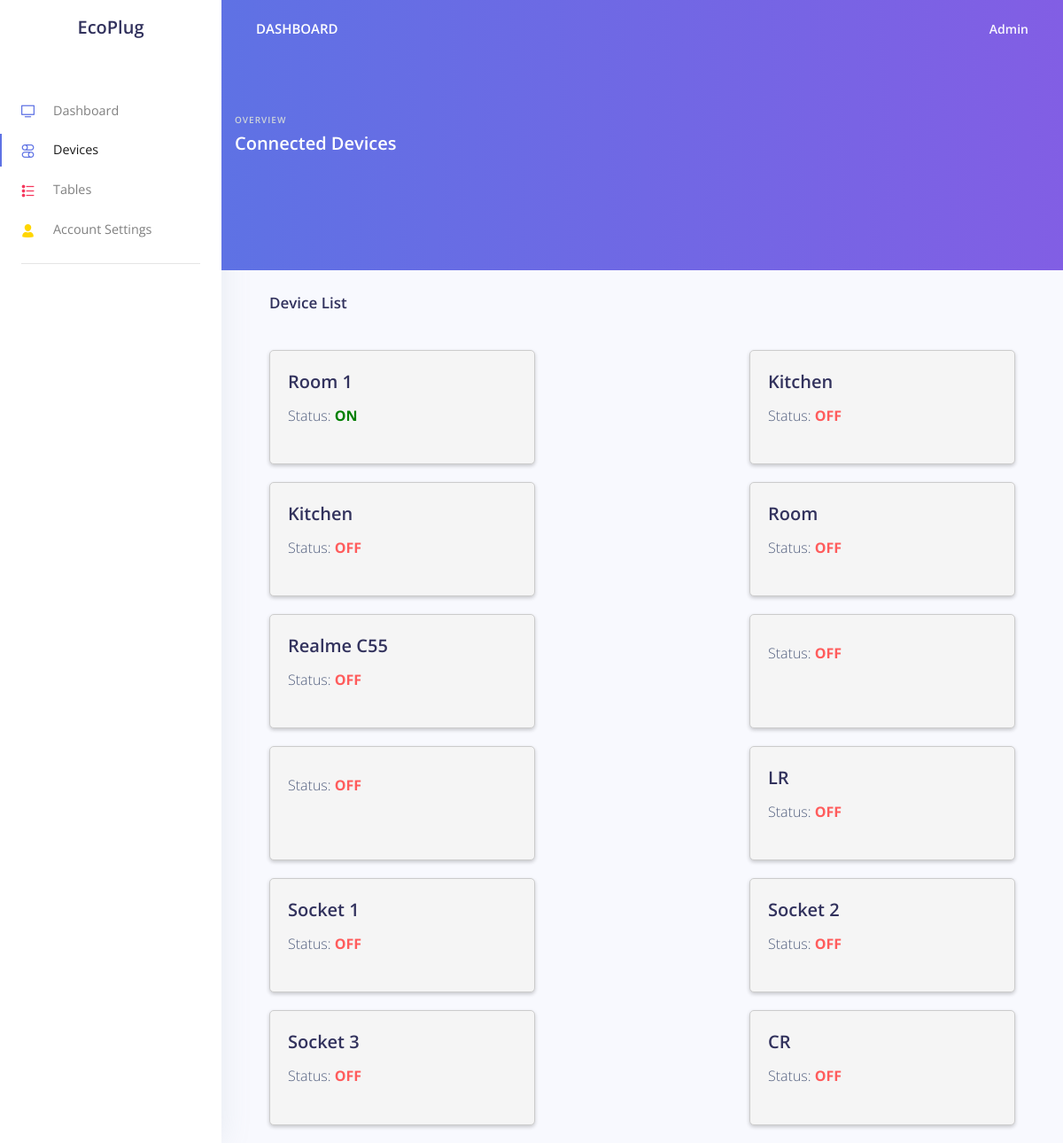
The app's page /admin/System/device.php (signed in) with its own data.
### tables this page shows
CREATE TABLE `devices` (
  `id` int(11) NOT NULL,
  `User_ID` int(11) NOT NULL,
  `Device_Code` varchar(255) NOT NULL,
  `name` varchar(55) NOT NULL,
  `status` int(11) NOT NULL DEFAULT 0,
  `timestamp` timestamp NOT NULL DEFAULT current_timestamp() ON UPDATE current_timestamp()
);

### admin/System/device.php (the view, shortened to what this page needs)
<!DOCTYPE html>
<html lang="en">
<?php require_once 'process.php'; ?>
<body class="">
  <?php
    $sql="";
    if (isset($_GET['name'])) {
      $name = $_GET['name'];
      $id = $_GET['id'];
      $sql = "SELECT * FROM devices WHERE User_ID = '$id'";
    } else {
      $sql = "SELECT * FROM devices ";
    }
$result = $conn->query($sql);
    ?>
  <nav class="navbar navbar-vertical fixed-left navbar-expand-md navbar-light bg-white" id="sidenav-main">
    <div class="container-fluid">
      <a class="navbar-brand pt-0" href="./index.html">
        <h2>EcoPlug</h2>
      </a>
      <div class="collapse navbar-collapse" id="sidenav-collapse-main">
        <ul class="navbar-nav">
          <li class="nav-item ">
            <a class="nav-link" href="index.php">
              <i class="ni ni-tv-2 text-primary"></i> Dashboard
            </a>
          </li>
          <li class="nav-item  active ">
            <a class="nav-link  active " href="device.php">
              <i class="ni ni-ui-04 text-blue"></i> Devices
            </a>
          </li>
          <li class="nav-item">
            <a class="nav-link " href="reports.php">
              <i class="ni ni-bullet-list-67 text-red"></i> Tables
            </a>
          </li>
          <li class="nav-item">
            <a class="nav-link " href="account.php">
              <i class="ni ni-single-02 text-yellow"></i> Account Settings
            </a>
          </li>
        </ul>
        <hr class="my-3">
      </div>
    </div>
  </nav>
  <div class="main-content">
    <nav class="navbar navbar-top navbar-expand-md navbar-dark" id="navbar-main">
      <div class="container-fluid">
        <a class="h4 mb-0 text-white text-uppercase d-none d-lg-inline-block" href="./index.php">Dashboard</a>
        <ul class="navbar-nav align-items-center d-none d-md-flex">
          <li class="nav-item dropdown">
            <a class="nav-link pr-0" href="#" role="button" data-toggle="dropdown" aria-haspopup="true" aria-expanded="false">
              <div class="media align-items-center">
                <div class="media-body ml-2 d-none d-lg-block">
                  <span class="mb-0 text-sm  font-weight-bold"><?php echo $userName; ?></span>
                </div>
              </div>
            </a>
          </li>
        </ul>
      </div>
    </nav>
    <div class="header bg-gradient-primary pb-8 pt-5 pt-md-8">
      <div class="col">
                  <h6 class="text-uppercase text-light ls-1 mb-1">Overview</h6>
                  <h2 class="text-white mb-0">Connected Devices <?php if (isset($_GET['name'])) {
    } ?></h2>
                </div>
    </div>
    <br>
    <br>
    <br>
    <br>
    <div class="container-fluid mt--7">
      <br>
      <div class="container">
    <h3>Device List</h3>
    <div class="device-container">
        <?php
        if ($result->num_rows > 0) {
            while ($row = $result->fetch_assoc()) {
                $deviceName = $row["name"];
                $status = $row["status"];
        ?>
                <div class="device-card">
                    <h2><?php echo $deviceName; ?> </h2>
                    <p>Status: <span class="status" style="color:<?php if ($status==1) {
                        echo "green";
                    }else{
                        echo "#ff5c5c";}?>" ><?php echo ($status ? "ON" : "OFF"); ?></span></p>
                </div>
        <?php
            }
        } else {
            echo "No devices found.";
        }
        ?>
          </div>
        </div>
    </div>
  </div>
</body>
</html>

### admin/System/process.php (shortened to what this page needs)
<?php
$userID = $_SESSION['userID'];
$dbHost = "localhost";
    $dbUsername = "root";
    $dbPassword = "";
    $dbName = "u572700272_ecoplug";
    $conn = new mysqli($dbHost, $dbUsername, $dbPassword, $dbName);
$res = $conn->query("SELECT * from admin WHERE ID = '$userID'");
$row = $res->fetch_array();
$userName = $row['Name'];
?>
<head>
  <link href="./assets/js/plugins/nucleo/css/nucleo.css" rel="stylesheet" />
  <link href="./assets/js/plugins/@fortawesome/fontawesome-free/css/all.min.css" rel="stylesheet" />
  <link href="./assets/css/argon-dashboard.css?v=1.1.2" rel="stylesheet" />
</head>

### admin/System/device.php (style rules this page uses)
.device-container { display: flex; flex-wrap: wrap; justify-content: space-between; margin-top: 20px; }
.device-card { width: 300px; background-color: #f5f5f5; border: 1px solid #ccc; border-radius: 5px; padding: 20px; margin-bottom: 20px; }
.device-card h2 { margin-top: 0; }
.device-card p { margin-top: 10px; }
.device-card .status { font-weight: bold; }
.device-container { margin-top: 40px; }
.device-card { box-shadow: 0 2px 4px rgba(0, 0, 0, 0.2); transition: box-shadow 0.3s ease; }
.device-card .status { color: #ff5c5c; }

### records on screen
devices: name "Room 1", status "ON"
devices: name "Kitchen", status "OFF"
devices: name "Kitchen", status "OFF"
devices: name "Room", status "OFF"
devices: name "Realme C55", status "OFF"
devices: status "OFF"
devices: status "OFF"
devices: name "LR", status "OFF"
devices: name "Socket 1", status "OFF"
devices: name "Socket 2", status "OFF"
devices: name "Socket 3", status "OFF"
devices: name "CR", status "OFF"

### other values on screen
$userName "Admin"
